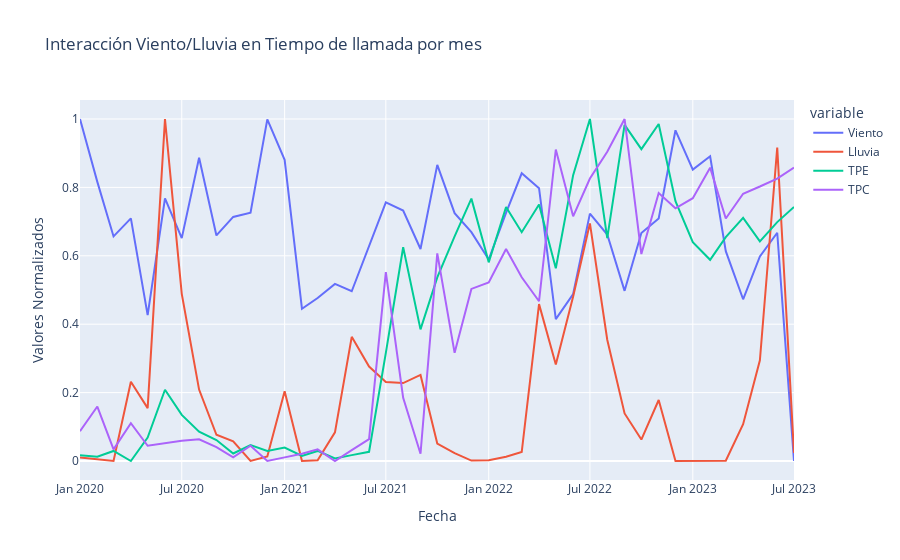

Write notebook code for a chart like this one.
### Code cell
# Plotting using plotly.express
fig = px.line(plot_df, x=indexes, y=['Viento', 'Lluvia', 'TPE', 'TPC'],
              title='Interacción Viento/Lluvia en Tiempo de llamada por mes',
              labels={'value': 'Valores Normalizados', 'x': 'Fecha'}
              )

fig.show()
